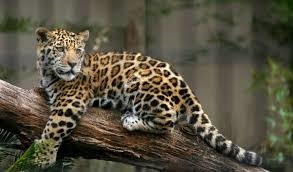
#> input picture AED/Ficha 6/images/img1.jpg, 293 x 172 px, found by its file name
$ python exercicio_7.py
#> lines starting #> are read from the running program, lines starting #| are printed output that depends on the picture
from PIL import Image

pathImages = ".\\Pasta images-20251115\\"
imagem1=Image.open(pathImages+'img1.jpg')
#> imagem1 is the input picture: PIL image 293x172 RGB; mean R, G, B 86.7, 81.2, 64.6
pixelMap=imagem1.load()

def imageFrame2():
    altura=imagem1.height
#> altura = 172
    largura=imagem1.width
#> largura = 293
    for i in range(imagem1.width):
       for j in range(imagem1.height):
             if i < 10 or i >= largura - 10 or j < 10 or j >= altura - 10:
                pixelMap[i, j] = (0, 0, 255)  # azul
             elif largura // 2 - 5 <= i <= largura // 2 + 5:
                pixelMap[i, j] = (0, 0, 255)
             elif altura // 2 - 5 <= j <= altura // 2 + 5:
                pixelMap[i, j] = (0, 0, 255)
    imagem1.show()
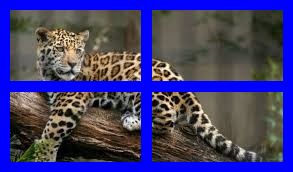
#> shown: PIL image 293x172 RGB; mean R, G, B 66, 61.2, 117.3
    imagem1.save(pathImages+'Image_ex7')
imageFrame2()

$ run again, with AED/Ficha 6/images/img2.jpg copied over AED/Ficha 6/images/img1.jpg
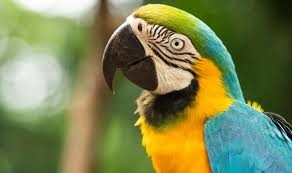
#> input picture AED/Ficha 6/images/img2.jpg, 292 x 173 px, found by its file name
#> imagem1 is the input picture: PIL image 292x173 RGB; mean R, G, B 123.6, 132.1, 82.8
#> in imageFrame2, `imagem1.show()`:
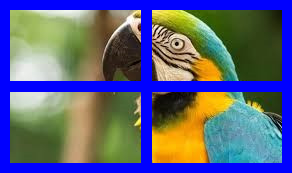
#> shown: PIL image 292x173 RGB; mean R, G, B 91, 97.1, 127.8

$ run again, with AED/Ficha 6/images/img3.jpg copied over AED/Ficha 6/images/img1.jpg
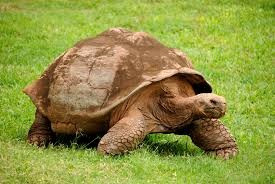
#> input picture AED/Ficha 6/images/img3.jpg, 275 x 184 px, found by its file name
#> imagem1 is the input picture: PIL image 275x184 RGB; mean R, G, B 143.2, 147.2, 67.2
#> in imageFrame2, `imagem1.show()`:
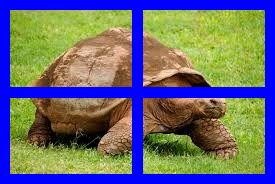
#> shown: PIL image 275x184 RGB; mean R, G, B 104.5, 106.1, 116.6

$ run again, with AED/Ficha 6/images/img4.jpg copied over AED/Ficha 6/images/img1.jpg
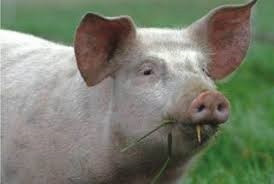
#> input picture AED/Ficha 6/images/img4.jpg, 274 x 184 px, found by its file name
#> imagem1 is the input picture: PIL image 274x184 RGB; mean R, G, B 120.7, 125.9, 109.8
#> in imageFrame2, `imagem1.show()`:
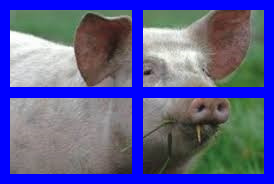
#> shown: PIL image 274x184 RGB; mean R, G, B 90.2, 92, 148.3
